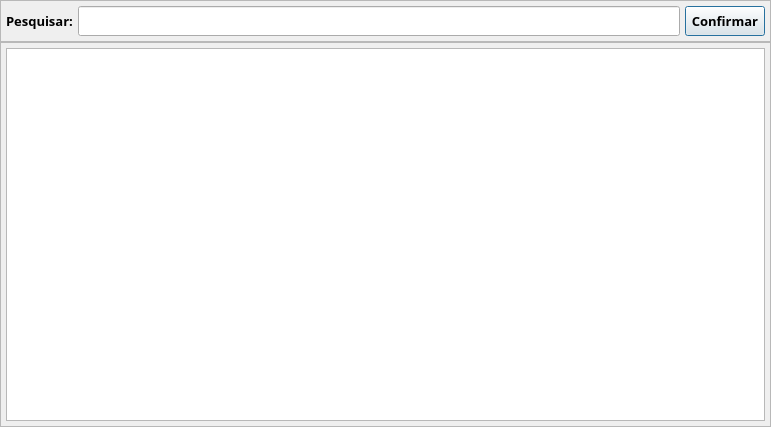
<?xml version="1.0" encoding="UTF-8"?>
<ui version="4.0">
 <class>Pesquisa_Entrada</class>
 <widget class="QDialog" name="Pesquisa_Entrada">
  <property name="geometry">
   <rect>
    <x>0</x>
    <y>0</y>
    <width>771</width>
    <height>427</height>
   </rect>
  </property>
  <property name="font">
   <font>
    <family>Segoe UI Semibold</family>
    <pointsize>10</pointsize>
    <bold>true</bold>
   </font>
  </property>
  <property name="windowTitle">
   <string>Pesquisa Entradas</string>
  </property>
  <layout class="QVBoxLayout" name="verticalLayout">
   <property name="spacing">
    <number>0</number>
   </property>
   <property name="leftMargin">
    <number>0</number>
   </property>
   <property name="topMargin">
    <number>0</number>
   </property>
   <property name="rightMargin">
    <number>0</number>
   </property>
   <property name="bottomMargin">
    <number>0</number>
   </property>
   <item>
    <widget class="QFrame" name="frm_Filtro">
     <property name="frameShape">
      <enum>QFrame::Shape::StyledPanel</enum>
     </property>
     <property name="frameShadow">
      <enum>QFrame::Shadow::Raised</enum>
     </property>
     <layout class="QHBoxLayout" name="horizontalLayout">
      <property name="spacing">
       <number>5</number>
      </property>
      <property name="leftMargin">
       <number>5</number>
      </property>
      <property name="topMargin">
       <number>5</number>
      </property>
      <property name="rightMargin">
       <number>5</number>
      </property>
      <property name="bottomMargin">
       <number>5</number>
      </property>
      <item>
       <widget class="QLabel" name="lb_Pesquisa">
        <property name="minimumSize">
         <size>
          <width>0</width>
          <height>30</height>
         </size>
        </property>
        <property name="maximumSize">
         <size>
          <width>16777215</width>
          <height>30</height>
         </size>
        </property>
        <property name="text">
         <string>Pesquisar:</string>
        </property>
       </widget>
      </item>
      <item>
       <widget class="QLineEdit" name="txt_Pesquisa">
        <property name="minimumSize">
         <size>
          <width>0</width>
          <height>30</height>
         </size>
        </property>
        <property name="maximumSize">
         <size>
          <width>16777215</width>
          <height>30</height>
         </size>
        </property>
       </widget>
      </item>
      <item>
       <widget class="QPushButton" name="bt_Pesquisa">
        <property name="minimumSize">
         <size>
          <width>0</width>
          <height>30</height>
         </size>
        </property>
        <property name="maximumSize">
         <size>
          <width>16777215</width>
          <height>30</height>
         </size>
        </property>
        <property name="text">
         <string>Confirmar</string>
        </property>
       </widget>
      </item>
     </layout>
    </widget>
   </item>
   <item>
    <widget class="QFrame" name="frm_Lista">
     <property name="frameShape">
      <enum>QFrame::Shape::StyledPanel</enum>
     </property>
     <property name="frameShadow">
      <enum>QFrame::Shadow::Raised</enum>
     </property>
     <layout class="QVBoxLayout" name="verticalLayout_2">
      <property name="spacing">
       <number>5</number>
      </property>
      <property name="leftMargin">
       <number>5</number>
      </property>
      <property name="topMargin">
       <number>5</number>
      </property>
      <property name="rightMargin">
       <number>5</number>
      </property>
      <property name="bottomMargin">
       <number>5</number>
      </property>
      <item>
       <widget class="QTableView" name="tb_Entradas"/>
      </item>
     </layout>
    </widget>
   </item>
  </layout>
 </widget>
 <resources/>
 <connections/>
</ui>
